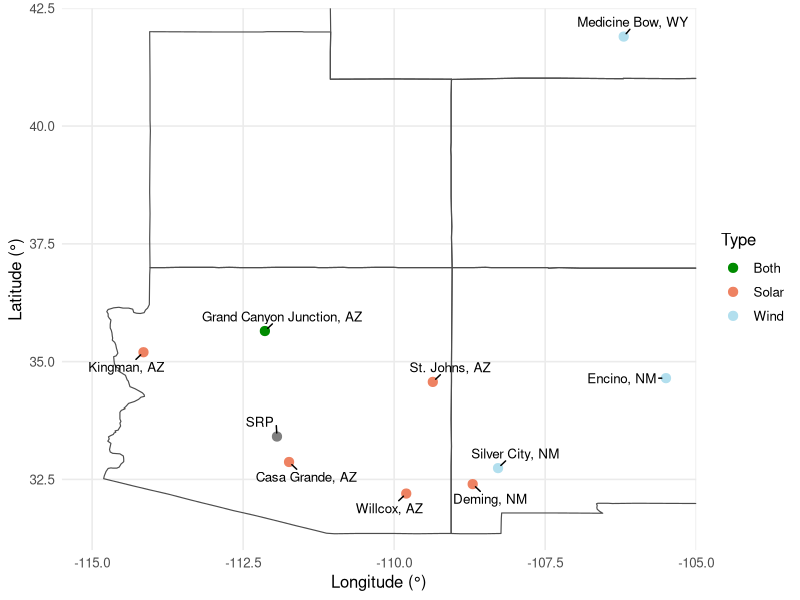

Generate this figure with R:

library(ggrepel)
library(maps)

# ---- Site coordinates (approx) ----
sites <- data.frame(
  Site = c("Willcox, AZ", "Deming, NM", "Kingman, AZ",
           "Casa Grande, AZ", "St. Johns, AZ", "Grand Canyon Junction, AZ", 
           "Medicine Bow, WY", "Encino, NM", "Silver City, NM", "SRP"),
  Lat  = c(32.2, 32.4, 35.2, 32.87, 34.57, 35.65, 41.9, 34.65, 32.74, 33.41),
  Lon  = c(-109.8, -108.7, -114.15, -111.74, -109.36, -112.14, -106.2, -105.5, -108.28, -111.94),
  Type = c("Solar", "Solar", "Solar", "Solar", "Solar", "Both", "Wind", "Wind", "Wind", "SRP")
)

write.csv(sites, "coordinates.csv", row.names = FALSE)

# map outline
us_states <- map_data("state")
az_nm     <- subset(us_states, region %in% c("arizona", "new mexico", "wyoming", "colorado", "utah"))

#plot limits
x_limits <- c(-115.5, -105.0)
y_limits <- c(31.0,   42.5)


#map
p <- ggplot() +
  geom_polygon(
    data = az_nm,
    aes(x = long, y = lat, group = group),
    fill = NA, color = "grey30", linewidth = 0.4
  ) +
  geom_point(
    data = sites,
    aes(x = Lon, y = Lat, color = Type),  
    size = 2.8
  ) +
  scale_color_manual(
    values = c(
      "Solar" = "salmon2",
      "Wind"  = "lightblue2",
      "Both"  = "green4"
    ),
    name = "Type"
  ) +
  geom_text_repel(
    data = sites,
    aes(x = Lon, y = Lat, label = Site),
    size = 3.4, min.segment.length = 0, seed = 42,
    box.padding = 0.4, point.padding = 0.25
  ) +
  coord_cartesian(xlim = x_limits, ylim = y_limits, expand = FALSE) +
  labs(
    x = "Longitude (°)", y = "Latitude (°)"
  ) +
  theme_minimal(base_size = 12) +
  theme(
    panel.grid.minor = element_blank(),
    plot.title = element_text(face = "bold")
  )
print(p)
